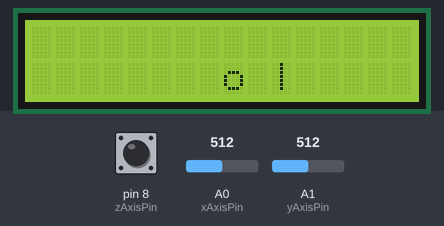
This sketch was run on a simulated Arduino Uno, built with avr-gcc and run on an emulated ATmega328P. Parts: 16×2 character LCD. The test bench sets the inputs (shaded band); at power-on: A0 (xAxisPin) = 512, pin 8 (zAxisPin) HIGH, A1 (yAxisPin) = 512.

Above: at 2.7 s.
2.8 s: A0 (xAxisPin) set to 542
At 3.9 s:
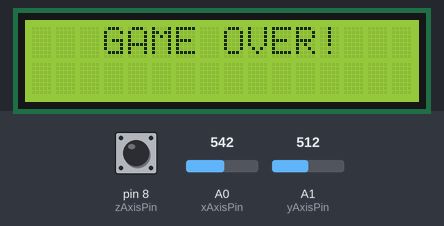
At 5.4 s:
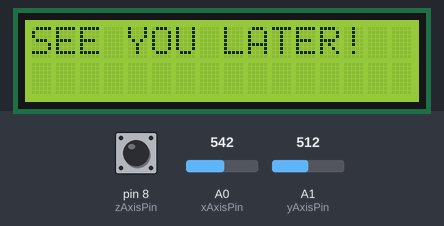
Timing chart, 0 to 6.9 s (numbered marks = the images above; inputs shaded):
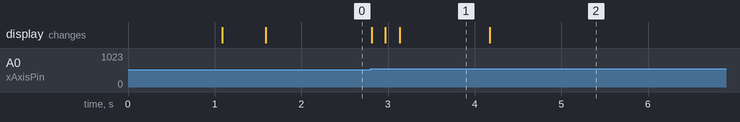

The sketch:

game.ino
```cpp
#include <LiquidCrystal_I2C.h>

// initialize the library with the numbers of the interface pins
LiquidCrystal_I2C lcd(0x27, 16, 2);
int positionX = 8;
int positionY = 1;
int xAxisPin = 0;           // define X pin of Joystick
int yAxisPin = 1;           // define Y pin of Joystick
int zAxisPin = 8;           // define Z pin of Joystick
int xVal, yVal, zVal;

void setup() {
  if (!i2CAddrTest(0x27)) {
    lcd = LiquidCrystal_I2C(0x3F, 16, 2);
  }
  lcd.init();                // initialize the lcd
  lcd.backlight();           // Turn on backlight
  lcd.print("The game");// Print a message to the LCD
  pinMode(zAxisPin, INPUT_PULLUP);    // initialize the port to pull-up input
  Serial.begin(9600);         // initialize the serial port with baud rate 9600
  delay(1000);
  lcd.clear();
  lcd.print("GAME START!");
  delay(500);
  lcd.clear();
  lcd.setCursor(8, 1);// set the cursor to column 0, line 1
  lcd.print("o");
}

void loop() {
  xVal = analogRead(xAxisPin);
  yVal = analogRead(yAxisPin);
  zVal = digitalRead(zAxisPin);

  if(zVal != 1) {
    lcd.setCursor(0, 0);
    lcd.print("X: ");
    lcd.print(xVal);
    lcd.print(",");
    lcd.setCursor(0, 1);
    lcd.print("Y: ");
    lcd.print(yVal);
    lcd.print("Z: ");
    lcd.print(zVal);

    lcd.clear();
  } else {

    lcd.setCursor(10, 1);
    lcd.print("|");

    if(positionY == 1 && positionX == 10) {
      bool isEnd = true;
      lcd.clear();
      lcd.setCursor(3, 0);
      lcd.print("GAME OVER!");
      delay(1000);
      lcd.clear();
      while(isEnd) {
        xVal = analogRead(xAxisPin);
        lcd.setCursor(0, 0);
        lcd.print("SX continua");
        lcd.setCursor(0, 1);
        lcd.print("DX esci");

        if (xVal < 510) {
          lcd.clear();
          lcd.print("GAME START!");
          delay(500);
          lcd.clear();
          positionX = 8;
          positionY = 1;
          lcd.setCursor(8, 1);// set the cursor to column 0, line 1
          lcd.print("o");
          isEnd = false;
        }
        if(xVal > 530) {
          while(true) {
            lcd.clear();
            lcd.print("SEE YOU LATER!");
            delay(300);
          }
        }
      }
    }

    // DOWN position
    if( yVal > 525 && xVal > 510 && xVal < 530){
      positionY = 1;

      lcd.clear();
      lcd.setCursor(positionX, positionY);
      lcd.print("o");
    }

    // UP position
    if( yVal < 510 && xVal > 510 && xVal < 530){
      positionY = 0;

      lcd.clear();
      lcd.setCursor(positionX, positionY);
      lcd.print("o");
    }

    // LEFT position
    if(xVal < 510 && yVal > 510 && yVal < 525){
      positionX--;
      if(positionX < 0) {
        positionX = 0;
      }
      lcd.clear();
      lcd.setCursor(positionX, positionY);
      lcd.print("o");
    }

    // RIGHT position
    if(xVal > 530 && yVal > 510 && yVal < 525) {
      positionX++;
      if(positionX > 15) {
        positionX = 15;
      }
      lcd.clear();
      lcd.setCursor(positionX, positionY);
      lcd.print("o");
    }

    delay(150);
  }

}

bool i2CAddrTest(uint8_t addr) {
  Wire.begin();
  Wire.beginTransmission(addr);
  if (Wire.endTransmission() == 0) {
    return true;
  }
  return false;
}
```

Measured:
- the behaviour switches between 530 and 531 on A0 (xAxisPin) (found by bisection; images 0 and 1)
- after the input at 2.8 s, the display: first changes at once (image 1 shows a later state)
- what the display in image 1 shows lasts 1.1 s, from 3.1 s to 4.2 s
